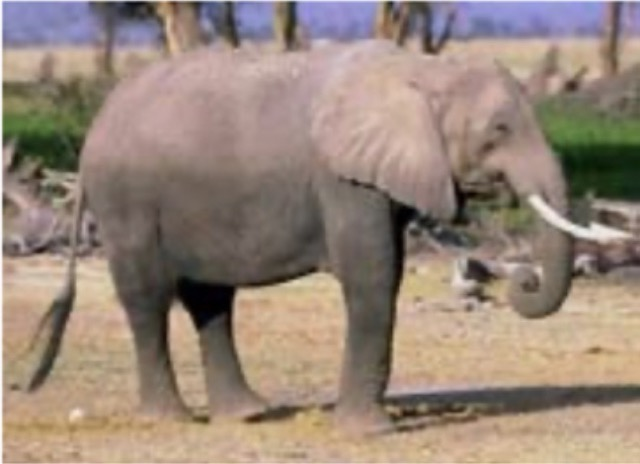
#> input picture Python/ImageProcessingHyrbridAndEdge/elephant.jpeg, 640 x 464 px
$ python PartB.py
#> lines starting #> are read from the running program, lines starting #| are printed output that depends on the picture
import cv2
import numpy as np
import matplotlib.pyplot as plt
#Hanna Aamir

imageA = cv2.imread('elephant.jpeg', cv2.IMREAD_GRAYSCALE)
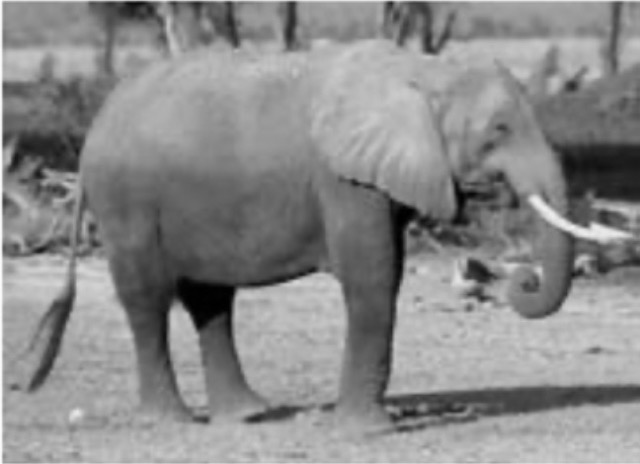
#> imageA: shape (464, 640); min 0, max 251, mean 137.9
imageC = cv2.imread('cheetah.jpeg', cv2.IMREAD_GRAYSCALE)
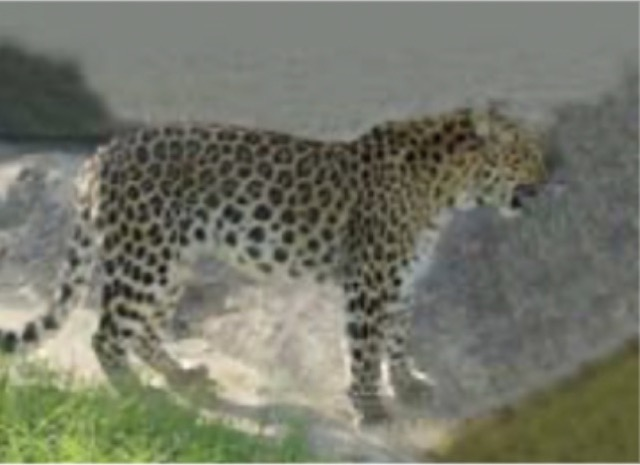
#> input picture Python/ImageProcessingHyrbridAndEdge/cheetah.jpeg, 640 x 465 px
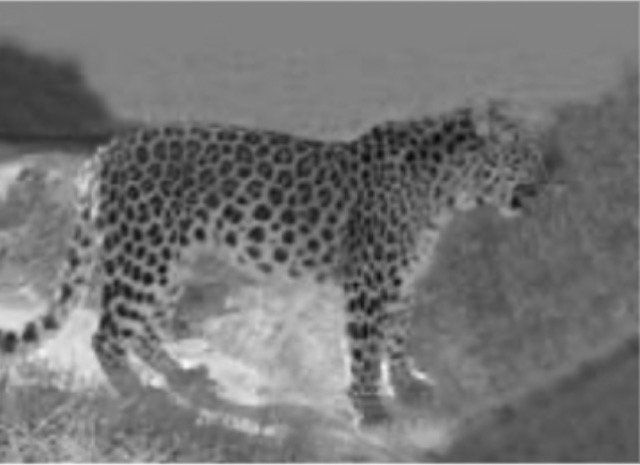
#> imageC: shape (465, 640); min 9, max 246, mean 116.9


if imageA is None or imageC is None:
    raise FileNotFoundError("One of the images could not be loaded. Check the file paths.")


def low_pass_filter(image, kernel_size=15):
#> called with kernel_size = 15
    return cv2.GaussianBlur(image, (kernel_size, kernel_size), 0)

low_passed_A = low_pass_filter(imageA)


def high_pass_filter(image, kernel_size=15):
#> called with kernel_size = 15
    low_pass = cv2.GaussianBlur(image, (kernel_size, kernel_size), 0)
    high_pass = cv2.subtract(image, low_pass)
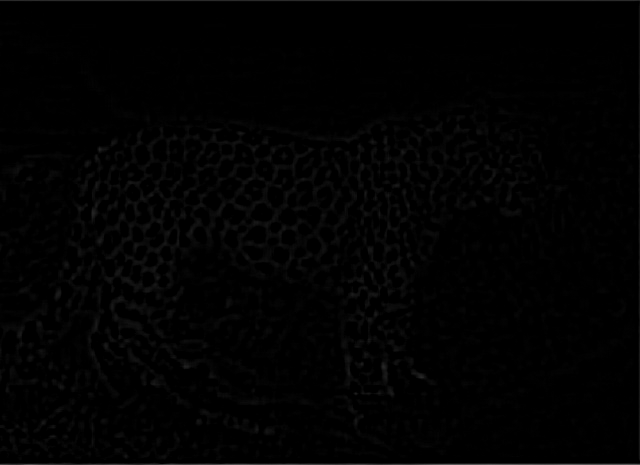
#> high_pass: shape (465, 640); min 0, max 97, mean 2
    return high_pass

high_passed_C = high_pass_filter(imageC)


if low_passed_A.shape != high_passed_C.shape:
    high_passed_C = cv2.resize(high_passed_C, (low_passed_A.shape[1], low_passed_A.shape[0]))


low_passed_A = low_passed_A.astype('float32')
high_passed_C = high_passed_C.astype('float32')
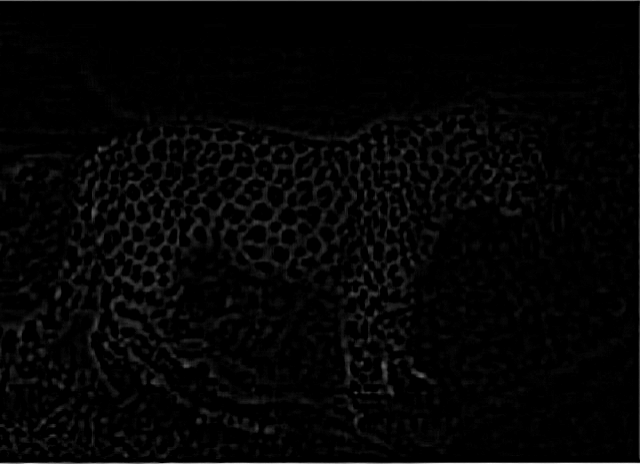
#> high_passed_C: shape (464, 640) float32; min 0, max 97, mean 2; drawn with min black and max white


hybrid_image = cv2.addWeighted(low_passed_A, 0.5, high_passed_C, 0.5, 0)
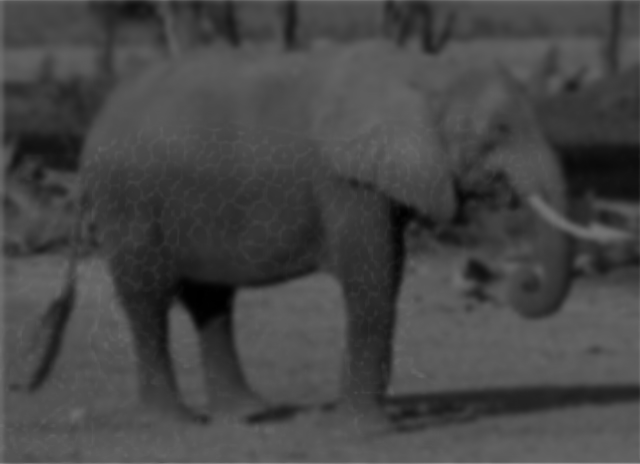
#> hybrid_image: shape (464, 640) float32; min 0.5, max 146.5, mean 69.9


fig, axs = plt.subplots(1, 3, figsize=(15, 5))
axs[0].imshow(low_passed_A, cmap='gray')
axs[0].set_title('Low-pass Filtered Image A')
axs[0].axis('off')

axs[1].imshow(high_passed_C, cmap='gray')
axs[1].set_title('High-pass Filtered Image C')
axs[1].axis('off')

axs[2].imshow(hybrid_image, cmap='gray')
axs[2].set_title('Hybrid Image')
axs[2].axis('off')

plt.show()


cv2.imwrite('low_passed_elephant.jpg', low_passed_A)


cv2.imwrite('high_passed_cheetah.jpg', high_passed_C)


cv2.imwrite('hybrid_image.jpg', hybrid_image)
